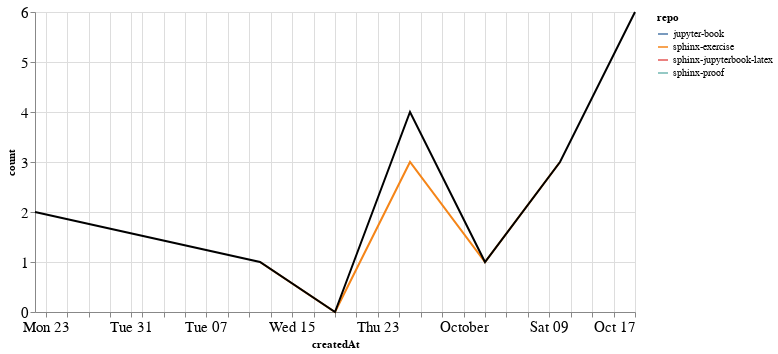

Here is the notebook cell this chart was saved with:
### Markdown cell above
### Comments

### Code cell
comments_time = comments.groupby('repo').resample('W', on='createdAt').count()['author'].reset_index()
comments_time = comments_time.rename(columns={'author': 'count'})
comments_time_total = comments_time.groupby('createdAt').agg({"count": "sum"}).reset_index()
ch1 = alt.Chart(comments_time, width=600).mark_line().encode(
    x='createdAt',
    y='count',
    color='repo',
    tooltip="repo"
)

ch2 = alt.Chart(comments_time_total, width=600).mark_line(color="black").encode(
    x='createdAt',
    y='count',
)

ch1 + ch2

### Figure 1 — Vega-Lite specification as saved in the notebook (floating-point values rounded to 4 significant figures)
{"config": {"axisLeft": {"labelFontSize": 15}, "axisBottom": {"labelFontSize": 15}}, "layer": [{"data": {"name": "data-ae757786ddde972f12f0251f853ad570"}, "mark": "line", "encoding": {"color": {"type": "nominal", "field": "repo"}, "tooltip": {"type": "nominal", "field": "repo"}, "x": {"type": "temporal", "field": "createdAt"}, "y": {"type": "quantitative", "field": "count"}}, "width": 600}, {"data": {"name": "data-ed39e3eea40d10a8cb60fc2581c34092"}, "mark": {"type": "line", "color": "black"}, "encoding": {"x": {"type": "temporal", "field": "createdAt"}, "y": {"type": "quantitative", "field": "count"}}, "width": 600}], "$schema": "https://vega.github.io/schema/vega-lite/v4.8.1.json", "datasets": {"data-ae757786ddde972f12f0251f853ad570": [{"repo": "jupyter-book", "createdAt": "2021-10-17T00:00:00", "count": 6}, {"repo": "sphinx-exercise", "createdAt": "2021-09-12T00:00:00", "count": 1}, {"repo": "sphinx-exercise", "createdAt": "2021-09-19T00:00:00", "count": 0}, {"repo": "sphinx-exercise", "createdAt": "2021-09-26T00:00:00", "count": 3}, {"repo": "sphinx-exercise", "createdAt": "2021-10-03T00:00:00", "count": 1}, {"repo": "sphinx-exercise", "createdAt": "2021-10-10T00:00:00", "count": 3}, {"repo": "sphinx-jupyterbook-latex", "createdAt": "2021-09-26T00:00:00", "count": 1}, {"repo": "sphinx-proof", "createdAt": "2021-08-22T00:00:00", "count": 2}], "data-ed39e3eea40d10a8cb60fc2581c34092": [{"createdAt": "2021-08-22T00:00:00", "count": 2}, {"createdAt": "2021-09-12T00:00:00", "count": 1}, {"createdAt": "2021-09-19T00:00:00", "count": 0}, {"createdAt": "2021-09-26T00:00:00", "count": 4}, {"createdAt": "2021-10-03T00:00:00", "count": 1}, {"createdAt": "2021-10-10T00:00:00", "count": 3}, {"createdAt": "2021-10-17T00:00:00", "count": 6}]}}
